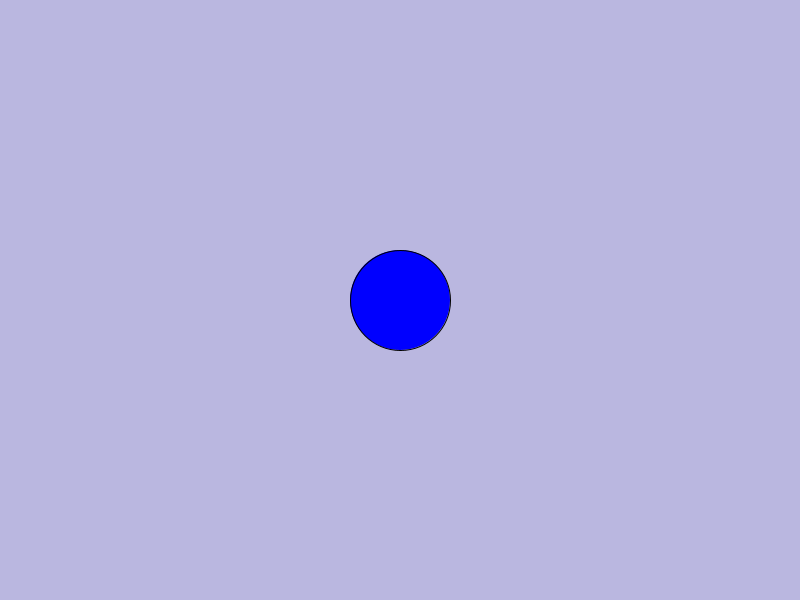
Frame 1 (no input)
Frame 60 (the mouse pressed at the canvas centre just before this capture): identical to frame 1, image omitted
Frame 120 (the mouse held since frame 60 and released just before this capture): identical to frame 1, image omitted

The Processing sketch that drew this single still picture (run headless with seeded random() and noise(); from frame 60 on, the mouse is pressed at the canvas centre):

// Processing sketch: kakunin2
// ── kakunin2.pde
int x = 400;
int dx = 5;
int mode;

void setup() {
  size(800, 600);
}

void draw() {
  background(186,183,224);
  fill(0,0,255);
  ellipse(x,height/2,100,100);
  
  if(keyPressed) {
    if(keyCode == LEFT) {
      x -= dx;
    
      if(x < 0) {
        x = 0;
      }
    } else if(keyCode == RIGHT) {
      x += dx;
    
      if(x > width) {
        x = width;
      }
    }
  }
}
